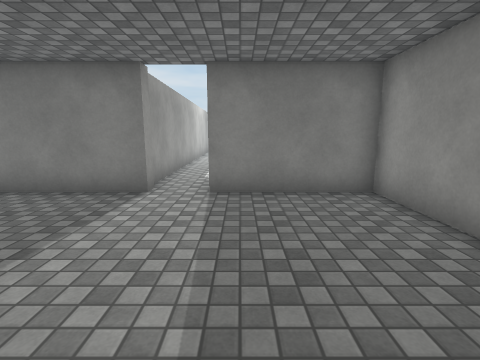
[1] (above)

16 first-person views from a walk through a Unity game level. The camera is 1.4 m above the floor, tilts 10° down and sees 85° across. Doors are open. The floor is counted in squares, 1 m on a side. Each view is taken from the middle of a square. On the plan, view 1 faces up. The plan holds only what a view shows up to about 13 squares ahead; the rest is blank. The place goes on beyond the plan. The player is left out. Surface patterns are stand-ins for the level's own textures.

[2]
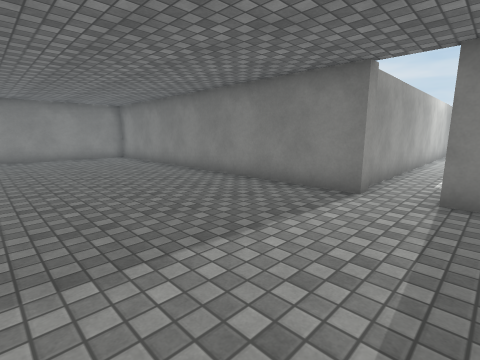

[3]
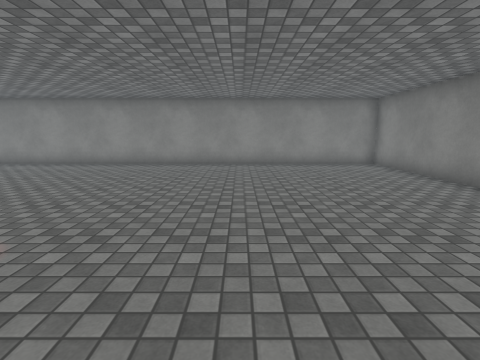

[4]
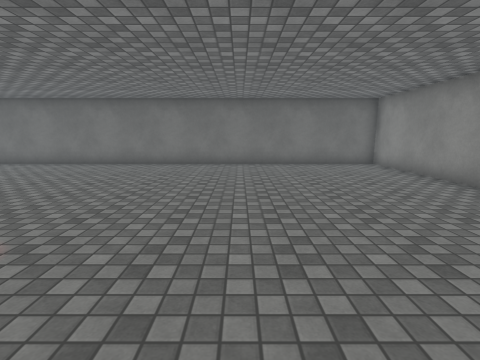

[5]
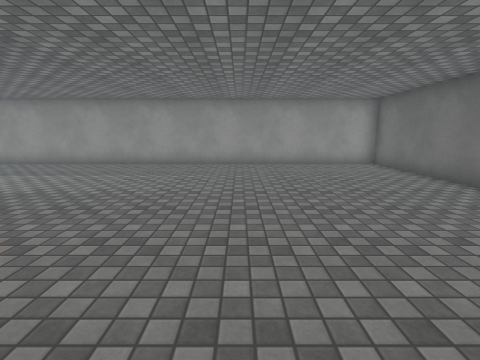

[6]
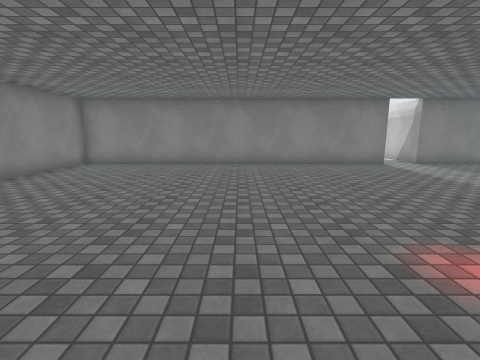

[7]
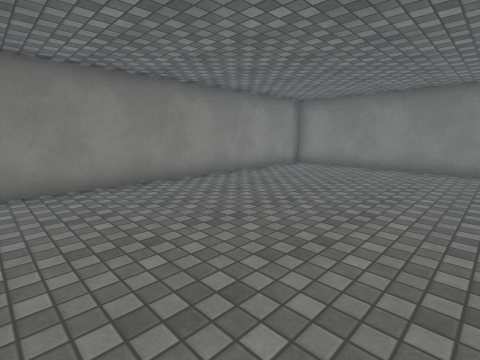

[8]
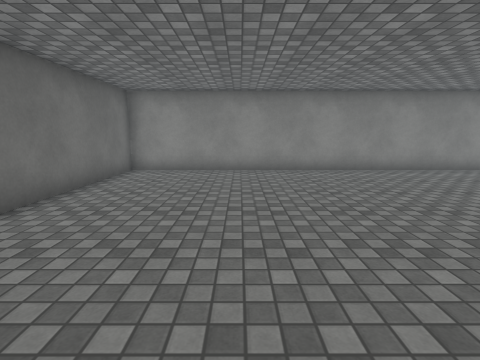

[9]
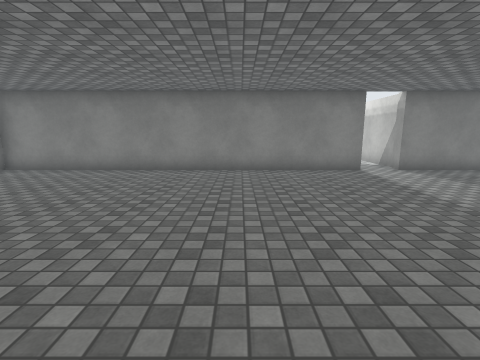

[10]
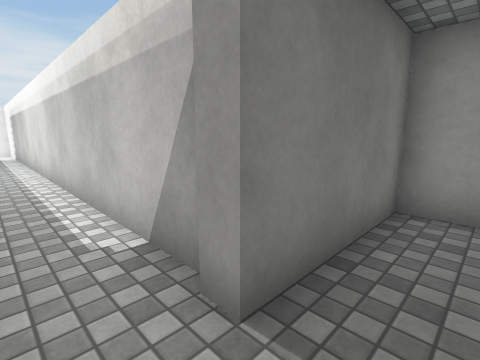

[11]
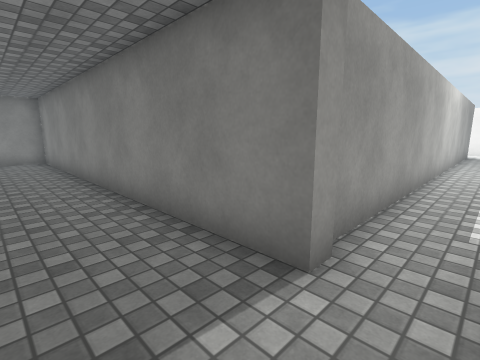

[12]
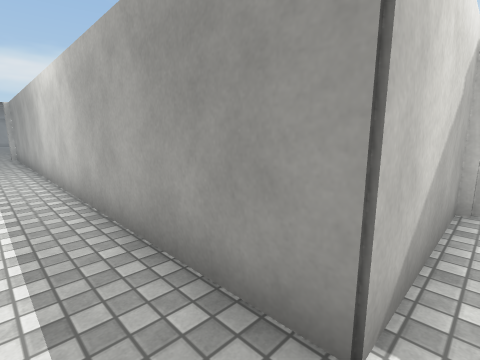

[13]
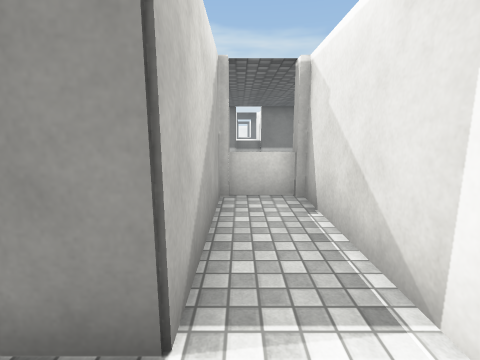

[14]
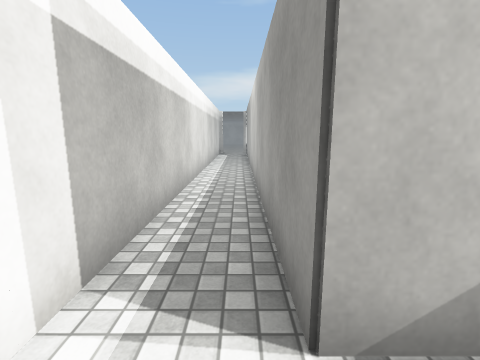

[15]
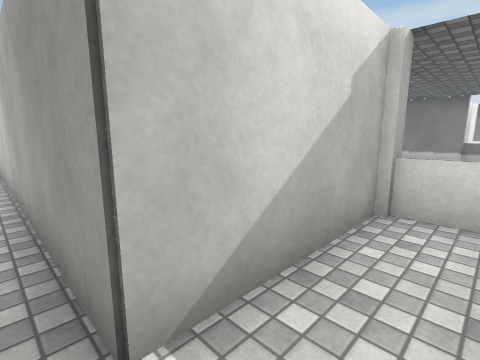

[16]
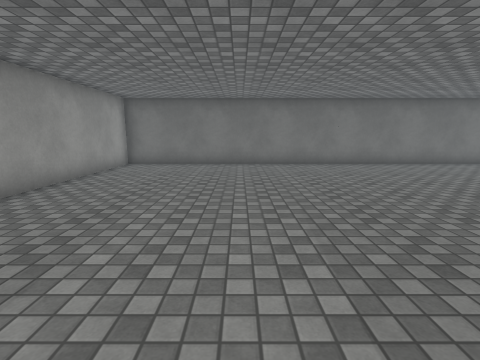

### Floor plan
Points are (right, up) in squares from view 1. A wall is a line through its corners. A room is listed if a view was taken in it or the views show most of it. See-through windows are left out.
Room 1 (views 1, 2, 3, 4, 5, 6, 7, 8, 9, 10, 11, 16)
walls: (-2.2, 6.3) (-16.2, 6.3) (-16.2, -13.2) (3.2, -13.2) (3.2, 6.3) (-0.7, 6.3)
ways out: open door at (-1.5, 6.5) to room 2
Room 2 (views 12, 13, 14, 15)
walls: (-7, 24.5) (-2.5, 24.5) (-2.5, 7.1); (-2.4, 26.5) (-7, 26.5); (-0.6, 7) (-0.6, 24.6)
low walls: (-7, 26.5) (-7, 24.5)
ways out: open door at (-1.5, 6.5) to room 1; open door at (-7, 25.5)

Positions as (right, up) in squares from view 1, and headings:
1: (0, 0), facing up
2: (0, 0), facing up-left
3: (-4, 0), facing left
4: (-10, -1), facing down
5: (-9, -7), facing right
6: (-9, -6), facing up
7: (-9, -5), facing up-left
8: (-6, -9), facing left
9: (-7, -4), facing up
10: (-2, 5), facing up-right
11: (-1, 4), facing up-left
12: (-1, 25), facing down-left
13: (-1, 25), facing left
14: (-2, 26), facing down
15: (-2, 26), facing down-left
16: (-2, -1), facing down
